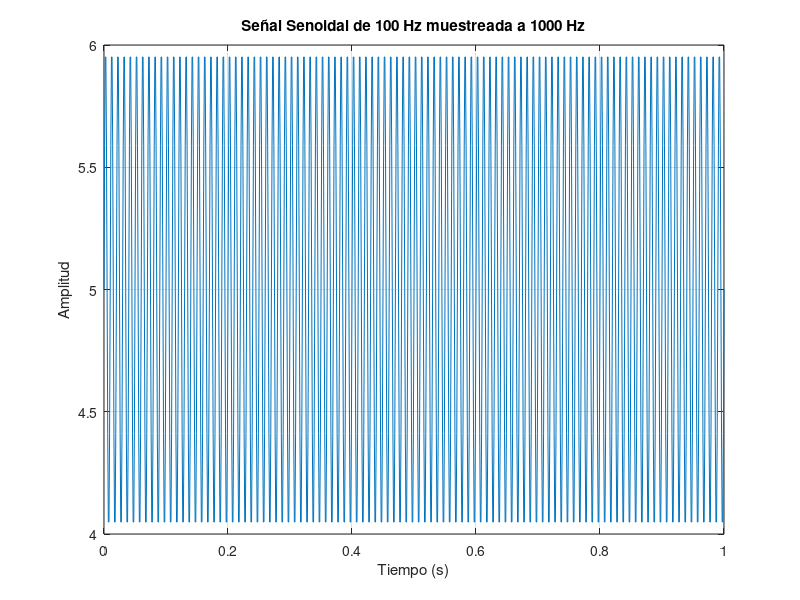

Source code (MATLAB): (Note: this script raises an error after producing the figure.)

clear
clc
close all
%%EJ 1

% Parámetros de la señal
frecuencia = 100;         % Frecuencia de la señal (Hz)
frec_muestreo = 1000;     % Frecuencia de muestreo (Hz)
tiempo_inicio = 0;        % Tiempo inicial (s)
tiempo_final = 1;         % Tiempo final (s)

% Cálculo de parámetros derivados
periodo_muestreo = 1/frec_muestreo;  % Periodo de muestreo
t = tiempo_inicio:periodo_muestreo:tiempo_final; % Vector de tiempo

% Generación de la señal senoidal
signal = sin(2*pi*frecuencia*t)+5;

% Graficación
figure;
plot(t, signal);
title('Señal Senoidal de 100 Hz muestreada a 1000 Hz');
xlabel('Tiempo (s)');
ylabel('Amplitud');
grid on;


disp(['Frecuencia de la señal: ', num2str(frecuencia), ' Hz']);
disp(['Frecuencia de muestreo: ', num2str(frec_muestreo), ' Hz']);
disp(['Número de muestras: ', num2str(length(t))]);

% el muestreo no deja ver los picos


%% EJ 2

SNR = 10; % dB
%Función awgn propia
signal_ruidosa = my_awgn(signal, SNR);
%Función awgn de Matlab
signal_awgn = awgn(signal, SNR, 'measured'); % awgn(X,snr) adds white Gaussian noise to the vector signal X. This syntax assumes that the power of X is 0 dBW.
var_senal_ruidosa = var(signal_awgn)
% Graficar comparación
figure(2);
subplot(3,1,1); plot(t, signal); title('Señal original');
subplot(3,1,2); plot(t, signal_ruidosa); title('Señal con my\_awgn');
subplot(3,1,3); plot(t, signal_awgn); title('Señal con awgn de MATLAB');



%% EJ 4

X = 2.5;
sigma = 2.5/sqrt(2);

% Rango de bits
vectorB = 2:32;

% Inicializar vectores
SNR_ADC = zeros(size(vectorB));
SNR_teorico = zeros(size(vectorB));

% Cálculo de SNR
for i = 1:length(vectorB)
    B = vectorB(i);
    SNR_ADC(i) = 6.02*(B - 1) - 20*log10(X/sigma) + 10.8;
 %   SNR_teorico(i) = 6.02 * B + 1.76;
end

% Graficar
figure;
plot(vectorB, SNR_ADC, 'ro-', 'LineWidth', 2, 'DisplayName', 'SNR ADC (modificada)');
hold on;
%plot(vectorB, SNR_teorico, 'b--', 'LineWidth', 2, 'DisplayName', 'SNR Teórica');
grid on;
xlabel('Bits del ADC');
ylabel('SNR (dB)');
title('SNR del ADC');
legend('Location', 'southeast');

%% EJ 5

nivel_cuant = 10/2^12
SNR_ej5 = 6.02 * 11 - 20*log(5 / 3.5 * sqrt(2)) + 10.8 % La señal no utiliza el rango entero del ADC, es decir, no es de excursión completa

%% EJ 6

% a ) Error por offset -- Se soluciona con un sumador
% b ) Error de linealización -- Se soluciona con un amplificador o
% atenuador.
% c ) Error por factor de escala no lineal (ajustar el factor de escala,
% como el que puse en Simulink a la salida del ADC dependiendo de donde
% caiga la lectura). Se soluciona haciendo una tabla de correspondencias.
% d ) Pérdida de códigos palabras. Puede pasar cuando el los valores de la
% señal no se actualizan porque el micro se quedo haciendo un calculo que
% excedio el tiempo de muestreo.
%% Funciones


function senal_ruidosa = my_awgn(signal, snr)
    var_senal = var(signal);
    var_ruido = var_senal/10^(snr/10) %% SE ASUME QUE LA SEÑAL TIENE MEDIA 0, LA VARIANZA SOLO CAPTURA LA POTENCIA DE LA PARTE VARIABLE

    ruido = sqrt(var_ruido) * randn(1,length(signal));
    senal_ruidosa = signal + ruido;
end

% Señal continua -- espectro aperiodico y viceversa
% Señal discreta -- espectro periodico y viceversa
% Señal real -- espectro par y viceversa

